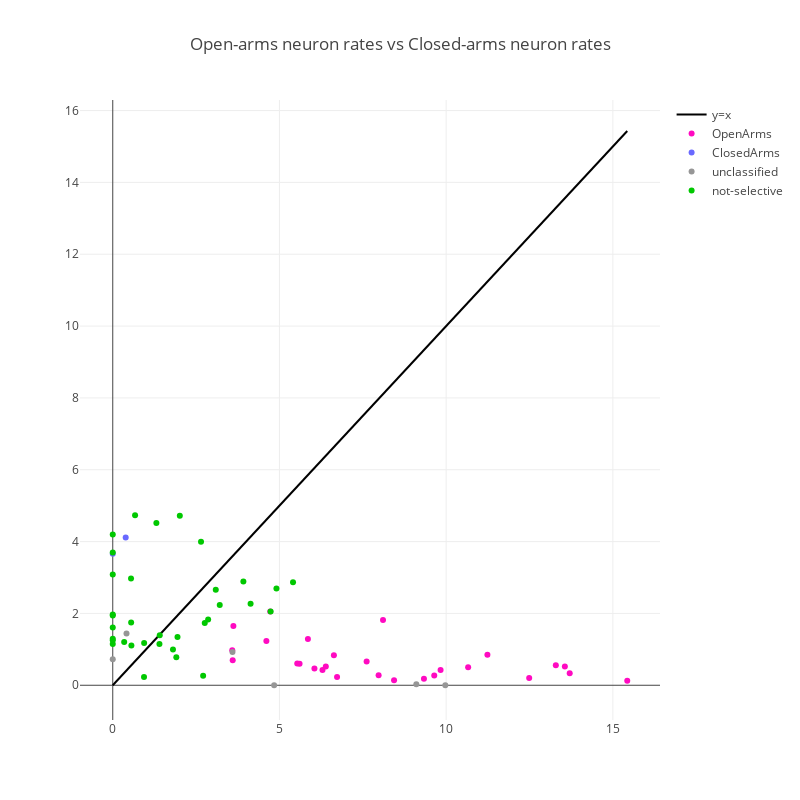

Notebook code cell kept with this figure:
### Code cell
# Create traces

# Plot y=x line
trace0 = go.Scatter(
    x = np.linspace(0, max(activity_rates_df["OpenArms_centerpoint"].max(), activity_rates_df["ClosedArms_centerpoint"].max())),
    y = np.linspace(0, max(activity_rates_df["OpenArms_centerpoint"].max(), activity_rates_df["ClosedArms_centerpoint"].max())),
    mode = "lines",
    name = "y=x",
    marker = dict(
        color = "rgb(0, 0, 0)"
    )
)

x_axis, y_axis = get_scatter_points(open_arms_plot_dict)

# Plot OpenArms selective neurons
trace1 = go.Scatter(
    x = x_axis,
    y = y_axis,
    text = [neuron for neuron in drd87_neurons_dict if drd87_neurons_dict[neuron] == "OpenArms_centerpoint"],
    mode = "markers",
    name = "OpenArms",
    marker = dict(
        color = "rgb(255, 10, 193)"
    )
)

x_axis, y_axis = get_scatter_points(closed_arms_plot_dict)

# Plot ClosedArms selective neurons
trace2 = go.Scatter(
    x = x_axis,
    y = y_axis,
    text = [neuron for neuron in drd87_neurons_dict if drd87_neurons_dict[neuron] == "ClosedArms_centerpoint"],
    mode = "markers",
    name = "ClosedArms",
    marker = dict(
        color = 'rgb(105, 105, 255)'
    )
)

x_axis, y_axis = get_scatter_points(unclassified_plot_dict)
    
# Plot unclassified neurons
trace3 = go.Scatter(
    x = x_axis,
    y = y_axis,
    text = [neuron for neuron in drd87_neurons_dict if drd87_neurons_dict[neuron] == "unclassified"],
    mode = "markers",
    name = "unclassified",
    marker = dict(
        color = "rgb(150, 150, 150)"
    )
)

x_axis, y_axis = get_scatter_points(not_selective_plot_dict)

# Plot not-selective neurons
trace4 = go.Scatter(
    x = x_axis,
    y = y_axis,
    text = [neuron for neuron in drd87_neurons_dict if drd87_neurons_dict[neuron] == "not-selective"],
    mode = "markers",
    name = "not-selective",
    marker = dict(
        color = "rgb(0, 200, 0)"
    )
)

data = [trace0, trace1, trace2, trace3, trace4]
layout = go.Layout(
    width=800,
    height=800,
    title="Open-arms neuron rates vs Closed-arms neuron rates",
)
fig = go.Figure(data=data, layout=layout)

plotly.offline.iplot(fig)

### Figure 1 — Plotly figure (JSON) as saved in the notebook; plotly's stock layout.template omitted (floating-point values rounded to 4 significant figures)
{"data": [{"marker": {"color": "rgb(0, 0, 0)"}, "mode": "lines", "name": "y=x", "type": "scatter", "uid": "808f90", "x": [0, 0.3149, 0.6298, 0.9448, 1.26, 1.575, 1.89, 2.204, 2.519, 2.834, 3.149, 3.464, 3.779, 4.094, 4.409, 4.724, 5.039, 5.354, 5.669, 5.983, 6.298, 6.613, 6.928, 7.243, 7.558, 7.873, 8.188, 8.503, 8.818, 9.133, 9.448, 9.763, 10.08, 10.39, 10.71, 11.02, 11.34, 11.65, 11.97, 12.28, 12.6, 12.91, 13.23, 13.54, 13.86, 14.17, 14.49, 14.8, 15.12, 15.43], "y": [0, 0.3149, 0.6298, 0.9448, 1.26, 1.575, 1.89, 2.204, 2.519, 2.834, 3.149, 3.464, 3.779, 4.094, 4.409, 4.724, 5.039, 5.354, 5.669, 5.983, 6.298, 6.613, 6.928, 7.243, 7.558, 7.873, 8.188, 8.503, 8.818, 9.133, 9.448, 9.763, 10.08, 10.39, 10.71, 11.02, 11.34, 11.65, 11.97, 12.28, 12.6, 12.91, 13.23, 13.54, 13.86, 14.17, 14.49, 14.8, 15.12, 15.43]}, {"marker": {"color": "rgb(255, 10, 193)"}, "mode": "markers", "name": "OpenArms", "text": ["neuron2", "neuron3", "neuron4", "neuron5", "neuron13", "neuron16", "neuron17", "neuron22", "neuron25", "neuron26", "neuron27", "neuron29", "neuron31", "neuron32", "neuron34", "neuron40", "neuron47", "neuron49", "neuron50", "neuron54", "neuron55", "neuron57", "neuron62", "neuron64", "neuron65", "neuron66", "neuron69"], "type": "scatter", "uid": "869c31", "x": [7.614, 6.29, 12.49, 7.974, 5.853, 8.437, 3.598, 4.608, 11.24, 6.633, 3.584, 4.723, 15.43, 5.534, 13.29, 3.618, 8.106, 9.833, 10.66, 13.71, 9.642, 6.049, 6.728, 5.603, 9.334, 6.391, 13.56], "y": [0.6603, 0.428, 0.199, 0.2798, 1.287, 0.1421, 0.6937, 1.232, 0.8481, 0.836, 0.9722, 2.052, 0.1223, 0.6052, 0.5554, 1.65, 1.813, 0.4273, 0.498, 0.3327, 0.2719, 0.469, 0.2266, 0.5978, 0.1799, 0.5235, 0.5226]}, {"marker": {"color": "rgb(105, 105, 255)"}, "mode": "markers", "name": "ClosedArms", "text": ["neuron11", "neuron18"], "type": "scatter", "uid": "c61646", "x": [0.3879, 0], "y": [4.116, 3.662]}, {"marker": {"color": "rgb(150, 150, 150)"}, "mode": "markers", "name": "unclassified", "text": ["neuron6", "neuron15", "neuron19", "neuron28", "neuron59", "neuron60"], "type": "scatter", "uid": "82a0fa", "x": [0.4122, 9.105, 0, 3.591, 4.841, 9.974], "y": [1.44, 0.02465, 0.7215, 0.9262, 0, 0]}, {"marker": {"color": "rgb(0, 200, 0)"}, "mode": "markers", "name": "not-selective", "text": ["neuron1", "neuron7", "neuron8", "neuron9", "neuron10", "neuron12", "neuron14", "neuron20", "neuron21", "neuron23", "neuron24", "neuron30", "neuron33", "neuron35", "neuron36", "neuron37", "neuron38", "neuron39", "neuron41", "neuron42", "neuron43", "neuron44", "neuron45", "neuron46", "neuron48", "neuron51", "neuron52", "neuron53", "neuron56", "neuron58", "neuron61", "neuron63", "neuron67", "neuron68"], "type": "scatter", "uid": "0495f0", "x": [0, 2.759, 0.3431, 1.309, 2.711, 1.906, 2.648, 0, 0.9383, 4.134, 1.4, 0.5517, 0, 0.9414, 3.917, 2.011, 0, 1.806, 0, 1.942, 4.909, 0, 0.5479, 5.407, 0.5593, 0, 1.409, 2.861, 4.735, 0.6698, 0, 3.09, 3.209, 0], "y": [4.196, 1.735, 1.204, 4.518, 0.2642, 0.7798, 3.994, 1.298, 0.2287, 2.269, 1.149, 1.747, 3.698, 1.173, 2.888, 4.719, 3.083, 0.9985, 1.149, 1.344, 2.692, 1.252, 2.972, 2.866, 1.105, 1.941, 1.391, 1.832, 2.052, 4.735, 1.61, 2.655, 2.235, 1.971]}], "layout": {"height": 800, "title": "Open-arms neuron rates vs Closed-arms neuron rates", "width": 800, "xaxis": {"autorange": true, "range": [-0.9836, 16.41], "type": "linear"}, "yaxis": {"autorange": true, "range": [-0.9675, 16.29], "type": "linear"}}}
